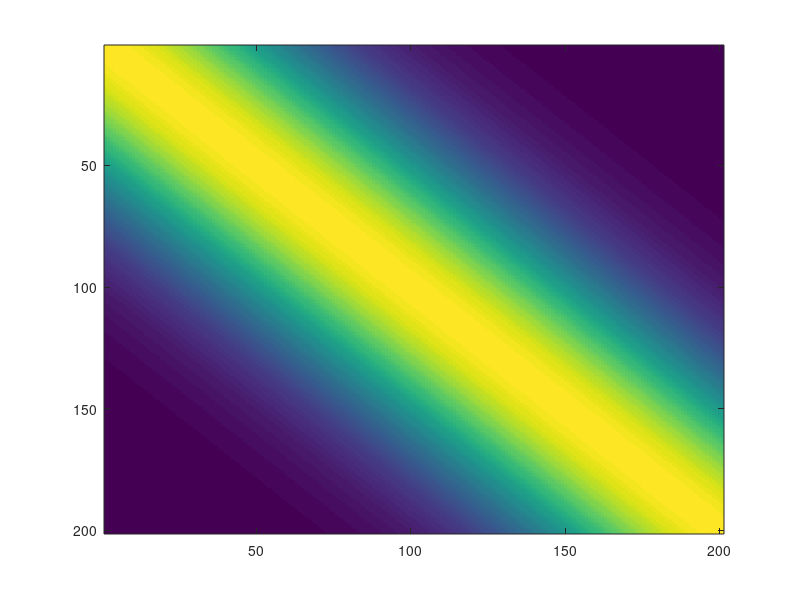
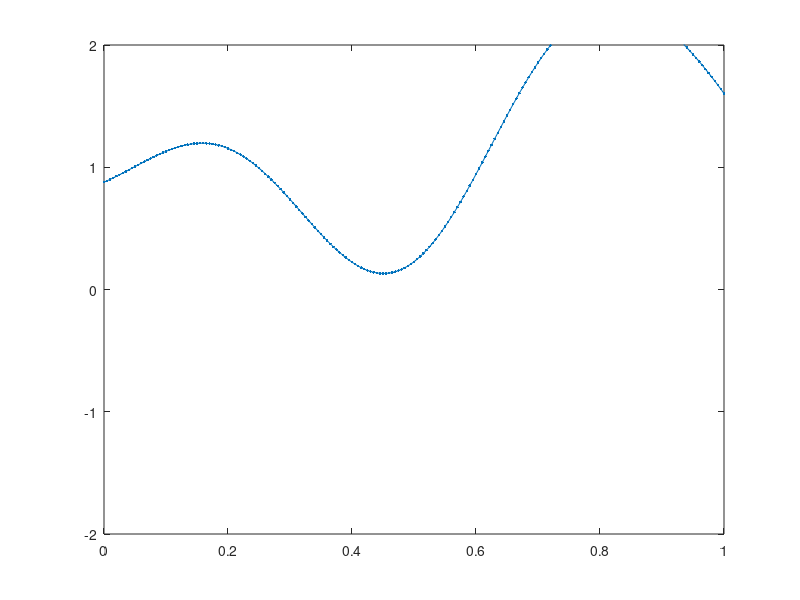

Write MATLAB code to recreate these figures, in order.
% Script to play with kernes and Gaussian Processes
%Choose a kernel (covariance function)

kernel = 3;
switch kernel
    case 1; k =@(x,y) 1*x'*y; % Linear      
    case 2; k =@(x,y) 1*min(x,y); % Brownian     
    case 3; k =@(x,y) exp(-10*(x-y)'*(x-y)); % Squared exponential     
    case 4; k =@(x,y) exp(-1*sqrt((x-y)'*(x-y)));     
    case 5; k =@(x,y) exp(-1*sin(50*pi*(x-y))^2); % Periodic     
    case 6; k =@(x,y) exp(-100*min(abs(x-y), abs(x+y))^2);
end

% Choose points at which to sample 15 
x= (0:.005:1);
n = length(x);  

% Construct the covariance matrix  
C = zeros(n,n); 
for i = 1:n      
    for j = 1:n          
        C(i,j)= k(x(i),x(j));     
    end
end
figure(1)   
imagesc(C)
%Sample from the Gaussian process at these  
u = randn(n,1); % sample u ~ N(0, I) 
[A,S, B] = svd(C); % factor C = ASB' 
z = A*sqrt(S)*u; % z = A S^.5 u  

% Plot  
figure(2); 
hold on; 
clf 
plot(x,z,'.-') 
axis([0, 1, -2, 2])